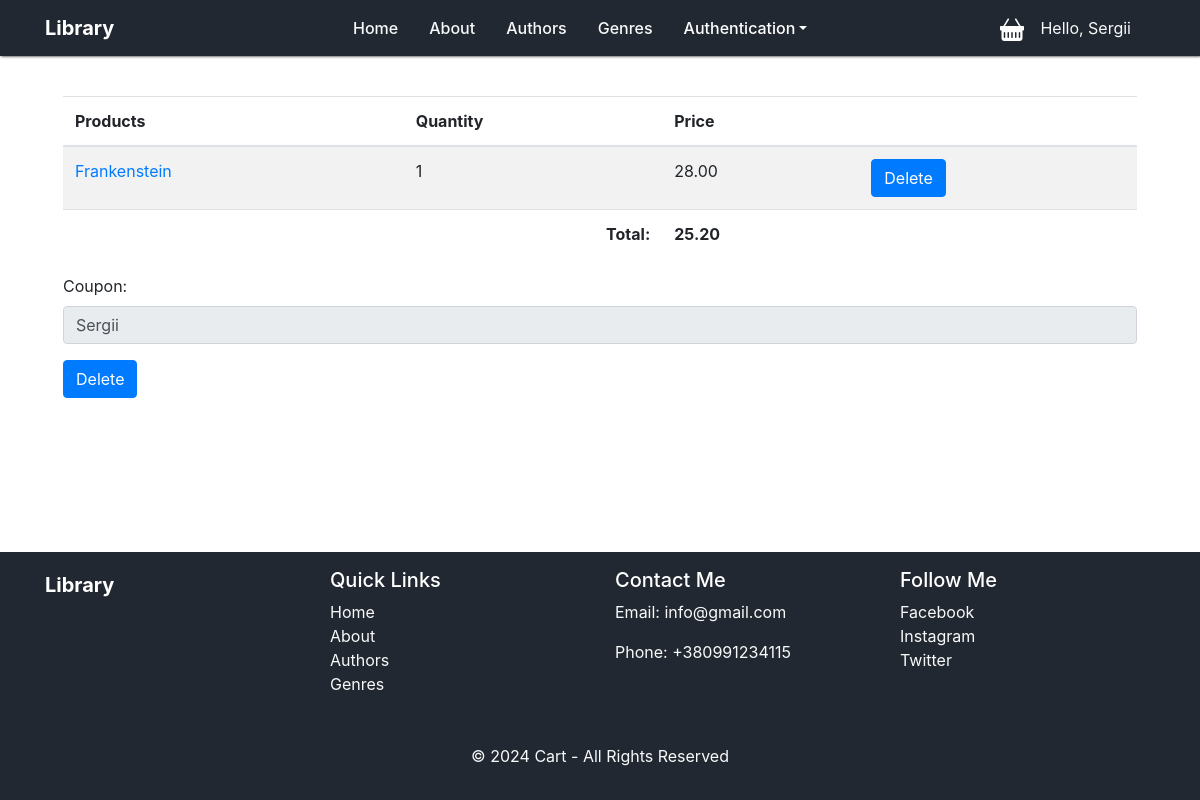
The app's page /library/cart/ (signed in), older data.
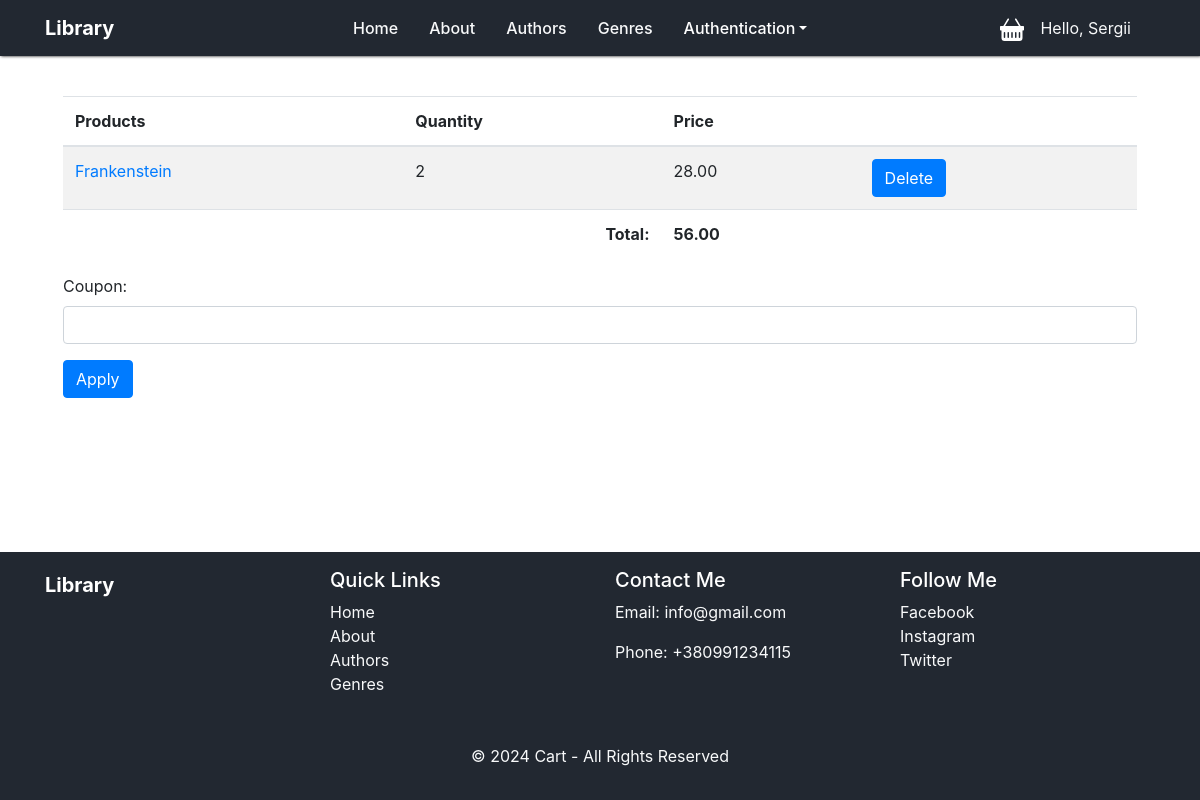
The same page, newer data.
### library/models.py (models this page shows, shortened)
class CartDetails(models.Model):
    cart_header = models.ForeignKey(CartHeader, on_delete=models.CASCADE)
    book = models.ForeignKey(Book, on_delete=models.CASCADE)
    quantity = models.IntegerField(default=1)

class Coupon(models.Model):
    name = models.CharField(max_length=100, db_index=True, unique=True)
    discount = models.PositiveIntegerField(validators=[MinValueValidator(1), MaxValueValidator(100)])

class Book(models.Model):
    title = models.CharField(max_length=100)
    authors = models.ManyToManyField('Author', through='BookAuthor')
    genre = models.ForeignKey('Genre', on_delete=models.CASCADE, null=True)
    published_year = models.IntegerField()
    ISBN = models.CharField(max_length=200)
    price = models.DecimalField(max_digits=6, decimal_places=2, default=0.0)
    class Meta:
        ordering = ["published_year"]
        indexes = [models.Index(fields=["published_year"])]

### library/views.py (the view)
# urls.py: path('cart/', views.get_cart, name='cart'),
@login_required(login_url=settings.LOGIN_URL)
def get_cart(request):
    form = CouponApplyForm()
    code = None
    discount = 0
    if CartHeader.objects.filter(user_role=request.user.userrole).exists():
        cart_header = CartHeader.objects.get(user_role=request.user.userrole)
        purchases = CartDetails.objects.filter(cart_header=cart_header)
        if cart_header.coupon is not None:
            code = cart_header.coupon.name
            discount = cart_header.coupon.discount
        if purchases.exists():
            total_before = Decimal(sum(map(lambda purchase: purchase.book.price * purchase.quantity, purchases)))
            total = round(total_before - (total_before * Decimal(discount / 100)), 2)
            return render(request, 'library/cart.html', context={'title': "Cart", 'purchases': purchases,
                                                                 'total': total, 'form': form, "code": code})
    return render(request, 'library/cart.html', context={"form": form, "code": code})

### library/forms.py
class CouponApplyForm(forms.Form):
    coupon = forms.CharField(label='Coupon', widget=forms.TextInput(attrs={'placeholder': 'Enter coupon', "class": "form-control"}))

### library/templatetags/tags.py (called while the page is built)
@register.simple_tag()
def get_menu():
    return views.menu

@register.simple_tag()
def get_year():
    return datetime.now().year

### library/templates/library/cart.html (shortened to what this page needs)
{%extends 'base.html'%}
{%block content%}
    <div class="container cart-margin">
        <table class="table table-border table-striped">
        <thead class="head-dark">
        <tr>
            <th scope="col">Products</th>
            <th scope="col">Quantity</th>
            <th scope="col">Price</th>
            <th></th>
        </tr>
        </thead>
        <tbody>
        {% for purchase in purchases %}
        <tr>
            <td>
                <a href="{% url 'book_by_id' purchase.book.id %}">{{purchase.book.title}}</a>
            </td>
            <td>
                {{ purchase.quantity }}
            </td>
            <td>
                {{purchase.book.price}}
            </td>
            <td>
                <a class="btn btn-primary" href="{% url 'delete_product_from_cart' purchase.id %}">Delete</a>
            </td>
        </tr>
        {% endfor %}
        </tbody>
        <tfoot>
            <tr>
                <td></td>
                <td class="text-right"><strong>Total:</strong></td>
                <td><strong>{{ total }}</strong></td>
                <td></td>
            </tr>
        </tfoot>
    </table>
        {% if not code %}
            <form class='mt-3' method="POST" action="{% url 'apply_coupon' %}">
                <div class="form-group">
                    {{form.coupon.label_tag}}
                    <input class="form-control" type="text" name="coupon" >
                </div>
                <button type="submit" class="btn btn-primary">
                    Apply
                </button>
            </form>
        {% else %}
            <form class='mt-3' method="POST" action="{% url 'delete_coupon' %}">
                <div class="form-group">
                    {{form.coupon.label_tag}}
                    <input class="form-control" type="text" value="{{ code }}" readonly>
                </div>
                <button type="submit" class="btn btn-primary">
                    Delete
                </button>
            </form>
        {% endif %}
    </div>
{%endblock%}

Row changes from the older to the newer data that the page shows:
no longer on this page (row unchanged): Coupon: name "Sergii"
changed CartDetails "Frankenstein": quantity "1" → "2"
Text that changed along with them:
{{ total }}: "25.20" → "56.00"
text no longer shown: "Delete"
text now shown: "Apply"
